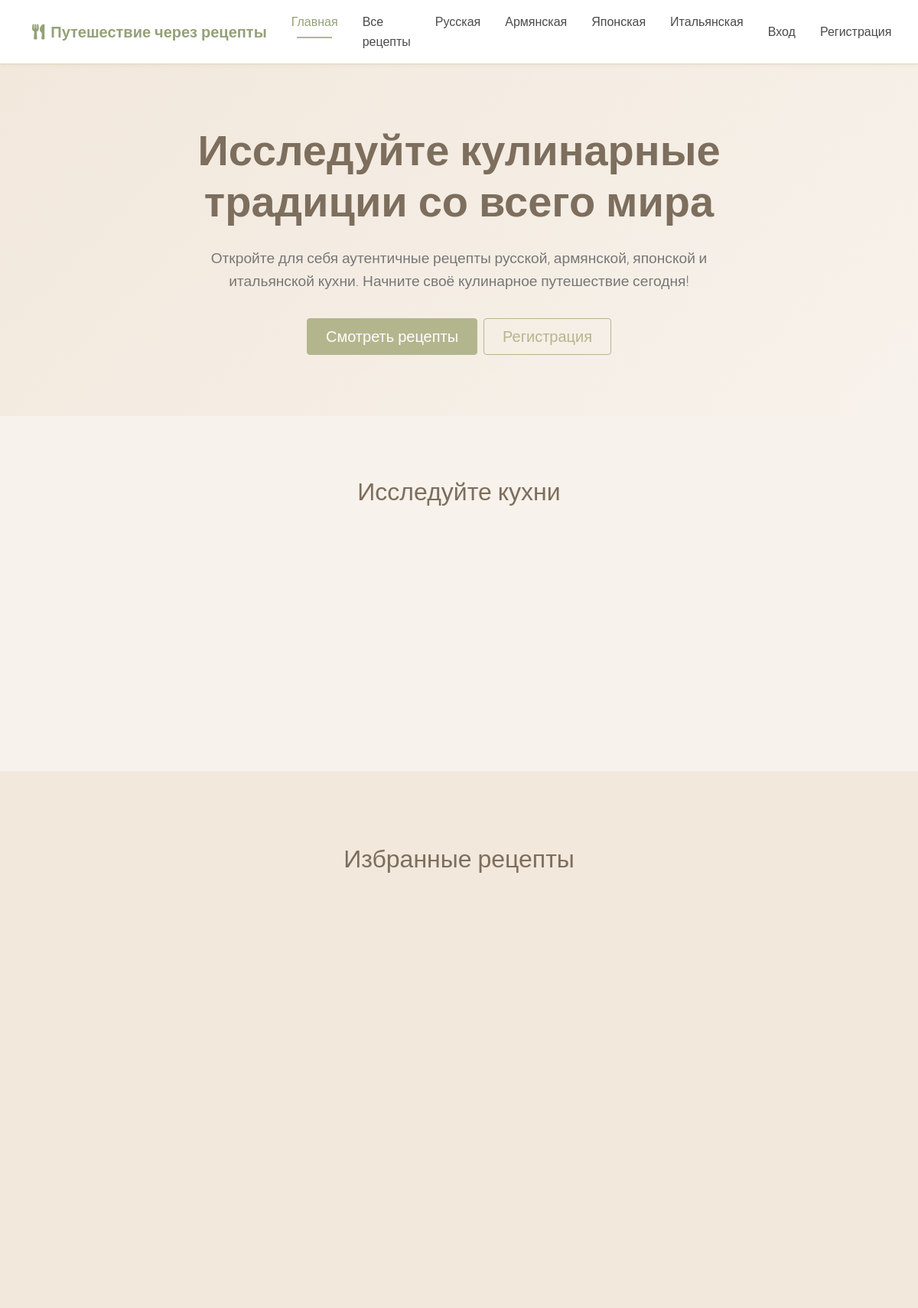
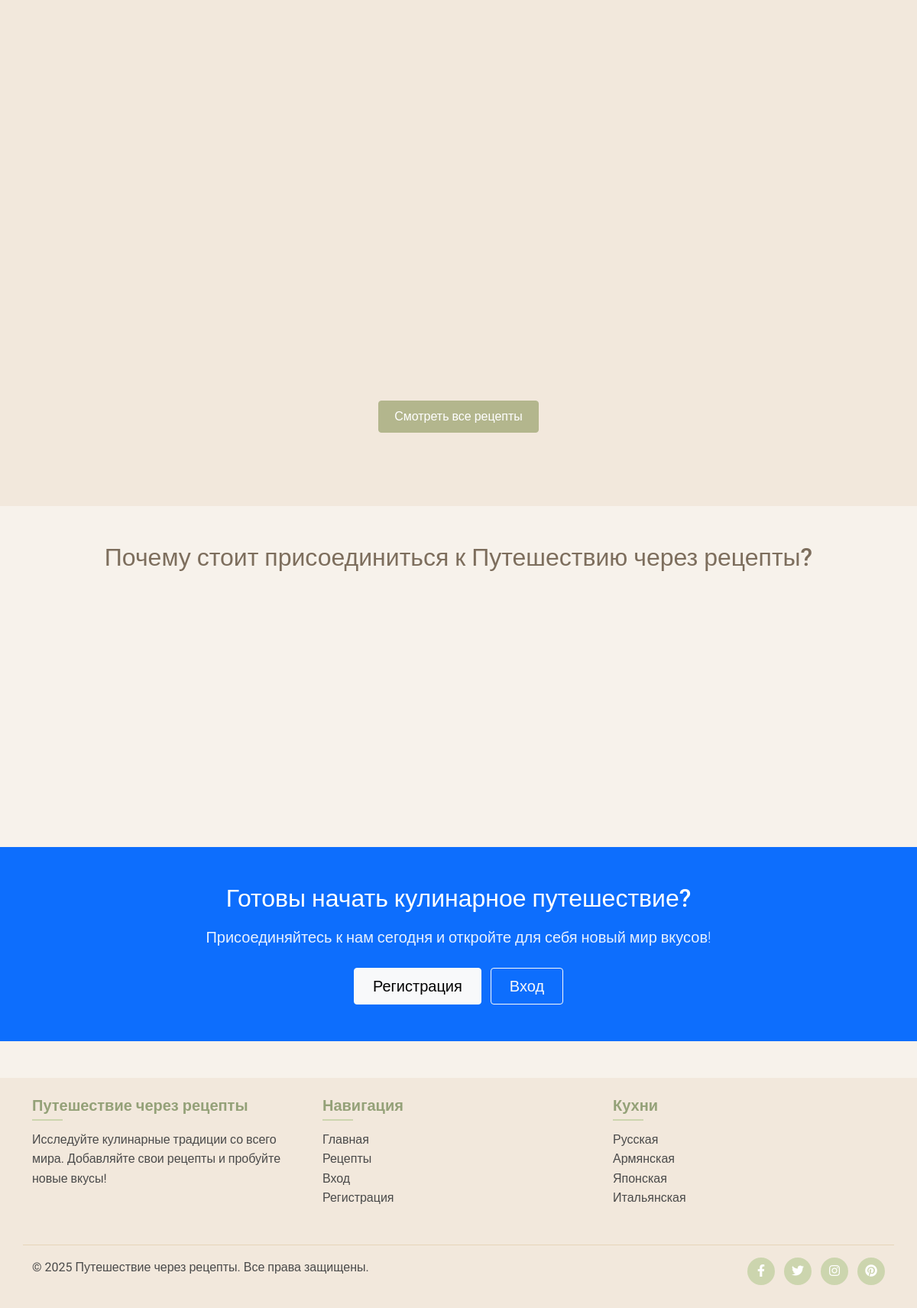
The page / on the database its author committed (2 pictures, top to bottom).
### models.py (models this page shows, shortened)
class Cuisine(db.Model):
    id = db.Column(db.Integer, primary_key=True)
    name = db.Column(db.String(64), unique=True, nullable=False)
    description = db.Column(db.Text)
    recipes = db.relationship('Recipe', backref='cuisine', lazy='dynamic')

### routes.py (the view)
@app.route('/')
def index():
    featured_recipes = Recipe.query.order_by(Recipe.created_at.desc()).limit(6).all()
    cuisines = Cuisine.query.all()
    return render_template('index.html', featured_recipes=featured_recipes, cuisines=cuisines)

### routes.py (called while the page is built)
@app.before_request
def load_global_data():
    g.all_cuisines = Cuisine.query.all()

### templates/index.html (shortened to what this page needs)
{% extends 'base.html' %}
{% block content %}
    <section class="hero">
        <div class="container text-center">
            <div class="row justify-content-center">
                <div class="col-md-8">
                    <h1 class="display-4 fw-bold">Исследуйте кулинарные традиции со всего мира</h1>
                    <p class="lead">Откройте для себя аутентичные рецепты русской, армянской, японской и итальянской кухни. Начните своё кулинарное путешествие сегодня!</p>
                    <div class="d-grid gap-2 d-sm-flex justify-content-sm-center">
                        <a href="{{ url_for('recipes') }}" class="btn btn-primary btn-lg px-4 gap-3">Смотреть рецепты</a>
                        {% if not current_user.is_authenticated %}
                            <a href="{{ url_for('register') }}" class="btn btn-outline-primary btn-lg px-4">Регистрация</a>
                        {% endif %}
                    </div>
                </div>
            </div>
        </div>
    </section>
    <section class="container section">
        <h2 class="text-center mb-4">Исследуйте кухни</h2>
        <div class="row">
            {% for cuisine in cuisines %}
                <div class="col-md-3 col-sm-6 mb-4">
                </div>
            {% endfor %}
        </div>
    </section>
    <section class="bg-beige py-5">
        <div class="container section">
            <h2 class="text-center mb-4">Избранные рецепты</h2>
            <div class="row">
                {% if featured_recipes %}
                    {% for recipe in featured_recipes %}
                        <div class="col-lg-4 col-md-6 mb-4">
                        </div>
                    {% endfor %}
                {% else %}
                    <div class="col-12 text-center">
                        <p>Пока нет доступных рецептов. Будьте первым, кто <a href="{{ url_for('add_recipe') }}">добавит рецепт</a>!</p>
                    </div>
                {% endif %}
            </div>
            <div class="text-center mt-4">
                <a href="{{ url_for('recipes') }}" class="btn btn-primary">Смотреть все рецепты</a>
            </div>
        </div>
    </section>
    <section class="container section">
        <h2 class="text-center mb-4">Почему стоит присоединиться к Путешествию через рецепты?</h2>
        <div class="row">
            <div class="col-md-4 mb-4">
            </div>
            <div class="col-md-4 mb-4">
            </div>
            <div class="col-md-4 mb-4">
            </div>
        </div>
    </section>
    <section class="cta bg-primary text-white py-5">
        <div class="container text-center">
            <h2 class="mb-3">Готовы начать кулинарное путешествие?</h2>
            <p class="lead mb-4">Присоединяйтесь к нам сегодня и откройте для себя новый мир вкусов!</p>
            <div class="d-grid gap-2 d-md-block">
                {% if current_user.is_authenticated %}
                    <a href="{{ url_for('add_recipe') }}" class="btn btn-light btn-lg px-4 me-md-2">Добавить свой рецепт</a>
                {% else %}
                    <a href="{{ url_for('register') }}" class="btn btn-light btn-lg px-4 me-md-2">Регистрация</a>
                    <a href="{{ url_for('login') }}" class="btn btn-outline-light btn-lg px-4">Вход</a>
                {% endif %}
            </div>
        </div>
    </section>
{% endblock %}

### templates/base.html (shortened to what this page needs)
<!DOCTYPE html>
<html lang="ru">
<head>
    <link href="https://cdn.jsdelivr.net/npm/bootstrap@5.1.3/dist/css/bootstrap.min.css" rel="stylesheet">
    <link rel="stylesheet" href="https://cdnjs.cloudflare.com/ajax/libs/font-awesome/5.15.4/css/all.min.css">
    <link rel="stylesheet" href="{{ url_for('static', filename='css/main.css') }}">
</head>
<body>
    <nav class="navbar navbar-expand-lg navbar-light sticky-top">
        <div class="container">
            <a class="navbar-brand" href="{{ url_for('index') }}">
                <i class="fas fa-utensils me-2"></i>Путешествие через рецепты
            </a>
            <div class="collapse navbar-collapse" id="navbarNav">
                <ul class="navbar-nav me-auto">
                    <li class="nav-item">
                        <a class="nav-link {% if request.path == url_for('index') %}active{% endif %}" href="{{ url_for('index') }}">Главная</a>
                    </li>
                    <li class="nav-item">
                        <a class="nav-link {% if request.path == url_for('recipes') %}active{% endif %}" href="{{ url_for('recipes') }}">Все рецепты</a>
                    </li>
                    {% for cuisine in g.all_cuisines %}
                    <li class="nav-item">
                        <a class="nav-link {% if request.path == url_for('cuisine_recipes', cuisine_id=cuisine.id) %}active{% endif %}" href="{{ url_for('cuisine_recipes', cuisine_id=cuisine.id) }}">{{ cuisine.name }}</a>
                    </li>
                    {% endfor %}
                </ul>
                <div class="navbar-nav">
                    {% if current_user.is_authenticated %}
                        <div class="nav-item dropdown">
                            <a class="nav-link dropdown-toggle" href="#" id="userDropdown" role="button" data-bs-toggle="dropdown" aria-expanded="false">
                                <i class="fas fa-user-circle me-1"></i>{{ current_user.username }}
                            </a>
                            <ul class="dropdown-menu dropdown-menu-end" aria-labelledby="userDropdown">
                                <li><a class="dropdown-item" href="{{ url_for('profile') }}">Мой профиль</a></li>
                                {% if current_user.is_admin %}
                                    <li><a class="dropdown-item" href="{{ url_for('admin_dashboard') }}">Админ-панель</a></li>
                                {% endif %}
                                <li><hr class="dropdown-divider"></li>
                                <li><a class="dropdown-item" href="{{ url_for('logout') }}">Выйти</a></li>
                            </ul>
                        </div>
                    {% else %}
                        <a class="nav-link" href="{{ url_for('login') }}">Вход</a>
                        <a class="nav-link" href="{{ url_for('register') }}">Регистрация</a>
                    {% endif %}
                </div>
            </div>
        </div>
    </nav>
    {% block content %}{% endblock %}
    <footer class="footer py-4 mt-5">
        <div class="container">
            <div class="row">
                <div class="col-md-4 mb-3">
                    <h5>Путешествие через рецепты</h5>
                    <p>Исследуйте кулинарные традиции со всего мира. Добавляйте свои рецепты и пробуйте новые вкусы!</p>
                </div>
                <div class="col-md-4 mb-3">
                    <h5>Навигация</h5>
                    <ul class="list-unstyled">
                        <li><a href="{{ url_for('index') }}">Главная</a></li>
                        <li><a href="{{ url_for('recipes') }}">Рецепты</a></li>
                        {% if current_user.is_authenticated %}
                            <li><a href="{{ url_for('profile') }}">Мой профиль</a></li>
                            <li><a href="{{ url_for('add_recipe') }}">Добавить рецепт</a></li>
                        {% else %}
                            <li><a href="{{ url_for('login') }}">Вход</a></li>
                            <li><a href="{{ url_for('register') }}">Регистрация</a></li>
                        {% endif %}
                    </ul>
                </div>
                <div class="col-md-4">
                    <h5>Кухни</h5>
                    <ul class="list-unstyled">
                        {% for cuisine in g.all_cuisines %}
                            <li><a href="{{ url_for('cuisine_recipes', cuisine_id=cuisine.id) }}">{{ cuisine.name }}</a></li>
                        {% endfor %}
                    </ul>
                </div>
            </div>
            <div class="row border-top pt-3 mt-3">
                <div class="col-md-6">
                    <p>&copy; 2025 Путешествие через рецепты. Все права защищены.</p>
                </div>
                <div class="col-md-6 text-md-end">
                    <ul class="list-inline mb-0">
                        <li class="list-inline-item"><a href="#"><i class="fab fa-facebook-f"></i></a></li>
                        <li class="list-inline-item"><a href="#"><i class="fab fa-twitter"></i></a></li>
                        <li class="list-inline-item"><a href="#"><i class="fab fa-instagram"></i></a></li>
                        <li class="list-inline-item"><a href="#"><i class="fab fa-pinterest"></i></a></li>
                    </ul>
                </div>
            </div>
        </div>
    </footer>
</body>
</html>

### static/css/main.css (style rules this page uses)
:root { --beige: #F2E8DC; --light-beige: #F7F2EB; --dark-beige: #E6D5B8; --olive: #B3B68D; --light-olive: #CCD5AE; --dark-olive: #94A178; --brown: #A98467; --light-brown: #C8B6A6; --dark-brown: #7D6E5D; --accent: #E9B384; --text-dark: #4A4A4A; --text-light: #777777; --white: #FFFFFF; --error: #D57E7E; --success: #A8CD9F; }
body { font-family: 'Roboto', sans-serif; background-color: var(--light-beige); color: var(--text-dark); line-height: 1.6; }
h1, h2, h3, h4, h5, h6 { color: var(--dark-brown); font-weight: 500; }
a { color: var(--olive); text-decoration: none; transition: color 0.3s ease; }
.navbar { background-color: var(--white); border-bottom: 1px solid var(--dark-beige); box-shadow: 0 2px 4px rgba(0, 0, 0, 0.04); }
.navbar-brand { font-weight: 600; color: var(--dark-olive) !important; }
.nav-link { color: var(--text-dark) !important; font-weight: 500; padding: 0.5rem 1rem !important; position: relative; }
.nav-link.active { color: var(--dark-olive) !important; }
.nav-link.active:after { content: ""; position: absolute; width: 50%; height: 2px; background-color: var(--olive); bottom: 0; left: 25%; }
.btn { border-radius: 4px; font-weight: 500; padding: 8px 20px; transition: all 0.3s ease; }
.btn-primary { background-color: var(--olive); border-color: var(--olive); color: var(--white); }
.btn-outline-primary { color: var(--olive); border-color: var(--olive); }
.section { padding: 3rem 0; }
.bg-beige { background-color: var(--beige); }
.hero { background-color: var(--beige); background-image: linear-gradient(135deg, var(--beige) 0%, var(--light-beige) 100%); padding: 5rem 0; margin-bottom: 2rem; }
.hero h1 { margin-bottom: 1.5rem; color: var(--dark-brown); }
.hero p { color: var(--text-light); font-size: 1.2rem; margin-bottom: 2rem; }
.cta { background-color: var(--olive); padding: 4rem 0; }
.cta h2 { color: var(--white); }
.cta p { color: rgba(255, 255, 255, 0.9); }
.footer { background-color: var(--beige); color: var(--text-dark); }
.footer h5 { color: var(--dark-olive); font-weight: 600; margin-bottom: 1.2rem; position: relative; }
.footer h5:after { content: ""; position: absolute; width: 40px; height: 2px; background-color: var(--light-olive); bottom: -8px; left: 0; }
.footer a { color: var(--text-dark); transition: all 0.3s ease; }
.footer .list-inline-item a { display: inline-block; width: 36px; height: 36px; background-color: var(--light-olive); border-radius: 50%; text-align: center; line-height: 36px; color: var(--white); transition: all 0.3s ease; }
.footer .border-top { border-color: var(--dark-beige) !important; }

### rows shown on the page
Cuisine: name "Русская"
Cuisine: name "Армянская"
Cuisine: name "Японская"
Cuisine: name "Итальянская"
